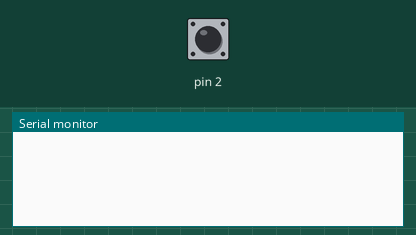
Bench run of a sketch on a simulated Arduino Uno, built with avr-gcc and run on an emulated ATmega328P. On the bench: the last lines printed to the serial monitor. The test bench sets the inputs (shaded band); at power-on: pin 2 HIGH.

Above: at 2.2 s.
2.3 s: pin 2 pulled LOW for 0.15 s
At 3.6 s:
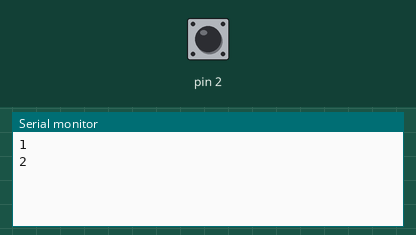
3.9 s: pin 2 pulled LOW for 1 s
At 6.1 s:
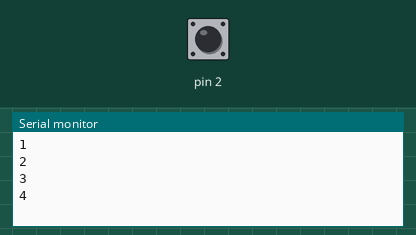
6.4 s: pin 2 pulled LOW for 0.15 s
At 6.9 s:
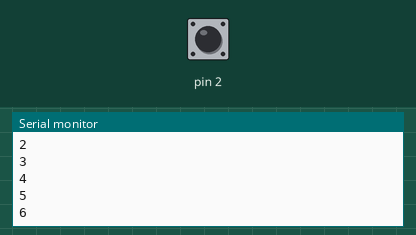
Timing chart, 0 to 9.4 s (numbered marks = the images above; inputs shaded):
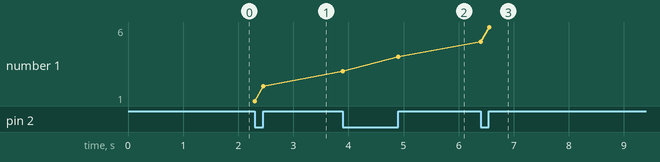

The sketch:

nailpolishpickerarduino.ino
```cpp
/*
This is an example how to use Touch Intrrerupts and read touch values
*/

int threshold = 40;
int buttonState = 0;
int prevState = 1;
int buttonCount = 0;

void setup() {
  Serial.begin(115200);
  pinMode(2, INPUT_PULLUP);
  delay(1000); // give me time to bring up serial monitor

}

void loop(){
  int buttonState = digitalRead(2);
  if (buttonState != prevState)
  {
      buttonCount++;
      Serial.println(buttonCount);
    }
    delay(50);
    prevState = buttonState;
  }
```

Measured:
- after the input at 2.3 s, the serial monitor: prints a new line at once (image 1)
- after the input at 3.9 s, the serial monitor: prints a new line at once (image 2)
- after the input at 6.4 s, the serial monitor: prints a new line at once (image 3)
- plotted number 1: 2 → 4 after the input at 3.9 s, 4 → 6 after the input at 6.4 s
